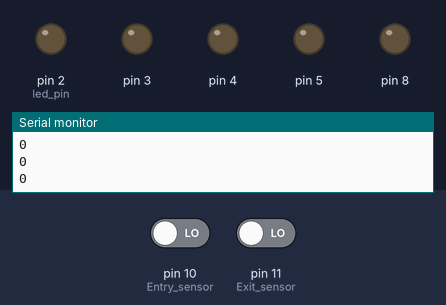
Bench run of a sketch on a simulated Arduino Uno, built with avr-gcc and run on an emulated ATmega328P. Shown: output pins drawn as LEDs (lit = HIGH), the last lines printed to the serial monitor. Dashed ring = blinking. The inputs (shaded band) are chosen by the test bench; at power-on: pin 10 (Entry_sensor) LOW, pin 11 (Exit_sensor) LOW.

Above: at 1.2 s.
1.3 s: pin 10 (Entry_sensor) driven HIGH
At 2.01 s:
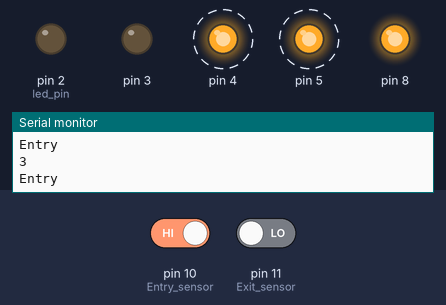
4.3 s: pin 11 (Exit_sensor) driven HIGH
At 4.31 s:
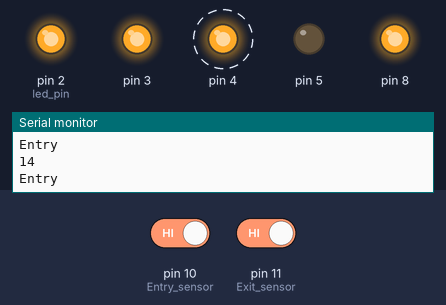
7.3 s: pin 11 (Exit_sensor) driven LOW
At 7.8 s:
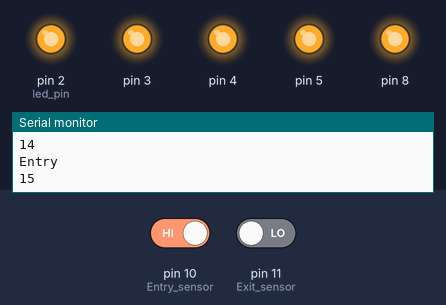
Timing chart, 0 to 10.3 s (numbered marks = the images above; inputs shaded):
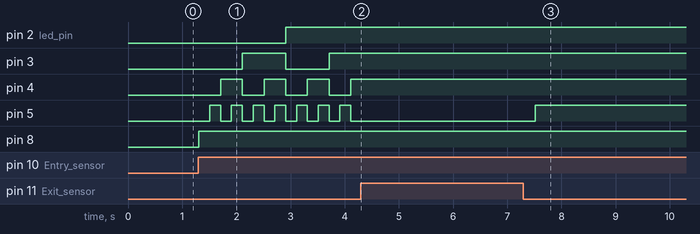

Measured:
- after the input at 1.3 s, pin 2 (led_pin): LOW → HIGH after 1.6 s; pin 3: LOW → HIGH after 0.81 s, → LOW 0.80 s later, → HIGH 0.80 s later; pin 4: alternates HIGH for 0.40 s and LOW for 0.40 s, starting after 0.41 s; pin 5: alternates HIGH for 0.20 s and LOW for 0.20 s, starting after 0.21 s; pin 8: LOW → HIGH at once
- after the input at 4.3 s, pin 5: stays LOW (without the input it goes to HIGH after 0.01 s)
- after the input at 7.3 s, pin 5: LOW → HIGH after 0.21 s

The sketch:

CinemaEntryExitCount.ino
```cpp
int count=0;
void setup() {
  // put your setup code here, to run once:
pinMode(2,OUTPUT);//led pin
pinMode(3,OUTPUT);
pinMode(4,OUTPUT);
pinMode(5,OUTPUT);
pinMode(10,INPUT);//Entry sensor
pinMode(11,INPUT);//Exit sensor
pinMode(8,OUTPUT);
Serial.begin(9600);
}

void loop() {
  // put your main code here, to run repeatedly:

if(digitalRead(10))
{count=count+1;
if(count>15)
  count=15;
Serial.println("Entry");
digitalWrite(8,HIGH);
delay(200);
digitalWrite(8,LOW);}
if(digitalRead(11))
{count=count-1;
  Serial.println("Exit");
  if(count<0)
  count=0;
digitalWrite(8,HIGH);
delay(200);
digitalWrite(8,LOW);
}

switch(count)
{
  case 0:
  digitalWrite(2,LOW);
  digitalWrite(3,LOW);
  digitalWrite(4,LOW);
  digitalWrite(5,LOW);
  Serial.println(0);
  break;
  case 1:
  digitalWrite(2,LOW);
  digitalWrite(3,LOW);
  digitalWrite(4,LOW);
  digitalWrite(5,HIGH);
  Serial.println(1);
  break;
  case 2:
  digitalWrite(2,LOW);
  digitalWrite(3,LOW);
  digitalWrite(4,HIGH);
  digitalWrite(5,LOW);
  Serial.println(2);
  break;
  case 3:
  digitalWrite(2,LOW);
  digitalWrite(3,LOW);
  digitalWrite(4,HIGH);
  digitalWrite(5,HIGH);
  Serial.println(3);
  break;
  case 4:
  digitalWrite(2,LOW);
  digitalWrite(3,HIGH);
  digitalWrite(4,LOW);
  digitalWrite(5,LOW);
  Serial.println(4);
  break;
  case 5:
  digitalWrite(2,LOW);
  digitalWrite(3,HIGH);
  digitalWrite(4,LOW);
  digitalWrite(5,HIGH);
  Serial.println(5);
  break;
  case 6:
  digitalWrite(2,LOW);
  digitalWrite(3,HIGH);
  digitalWrite(4,HIGH);
  digitalWrite(5,LOW);
  Serial.println(6);
  break;
  case 7:
  digitalWrite(2,LOW);
  digitalWrite(3,HIGH);
  digitalWrite(4,HIGH);
  digitalWrite(5,HIGH);
  Serial.println(7);
  break;
  case 8:
  digitalWrite(2,HIGH);
  digitalWrite(3,LOW);
  digitalWrite(4,LOW);
  digitalWrite(5,LOW);
  Serial.println(8);
  break;
  case 9:
  digitalWrite(2,HIGH);
  digitalWrite(3,LOW);
  digitalWrite(4,LOW);
  digitalWrite(5,HIGH);
  Serial.println(9);
  break;
  case 10:
  digitalWrite(2,HIGH);
  digitalWrite(3,LOW);
  digitalWrite(4,HIGH);
  digitalWrite(5,LOW);
  Serial.println(10);
  break;
  case 11:
  digitalWrite(2,HIGH);
  digitalWrite(3,LOW);
  digitalWrite(4,HIGH);
  digitalWrite(5,HIGH);
  Serial.println(11);
  break;
  case 12:
  digitalWrite(2,HIGH);
  digitalWrite(3,HIGH);
  digitalWrite(4,LOW);
  digitalWrite(5,LOW);
  Serial.println(12);
  break;
  case 13:
  digitalWrite(2,HIGH);
  digitalWrite(3,HIGH);
  digitalWrite(4,LOW);
  digitalWrite(5,HIGH);
  Serial.println(13);
  break;
  case 14:
  digitalWrite(2,HIGH);
  digitalWrite(3,HIGH);
  digitalWrite(4,HIGH);
  digitalWrite(5,LOW);
  Serial.println(14);
  break;
  case 15:
  digitalWrite(2,HIGH);
  digitalWrite(3,HIGH);
  digitalWrite(4,HIGH);
  digitalWrite(5,HIGH);
  digitalWrite(8,HIGH);
  Serial.println(15);
  delay(700);
  break;
}

}
```
